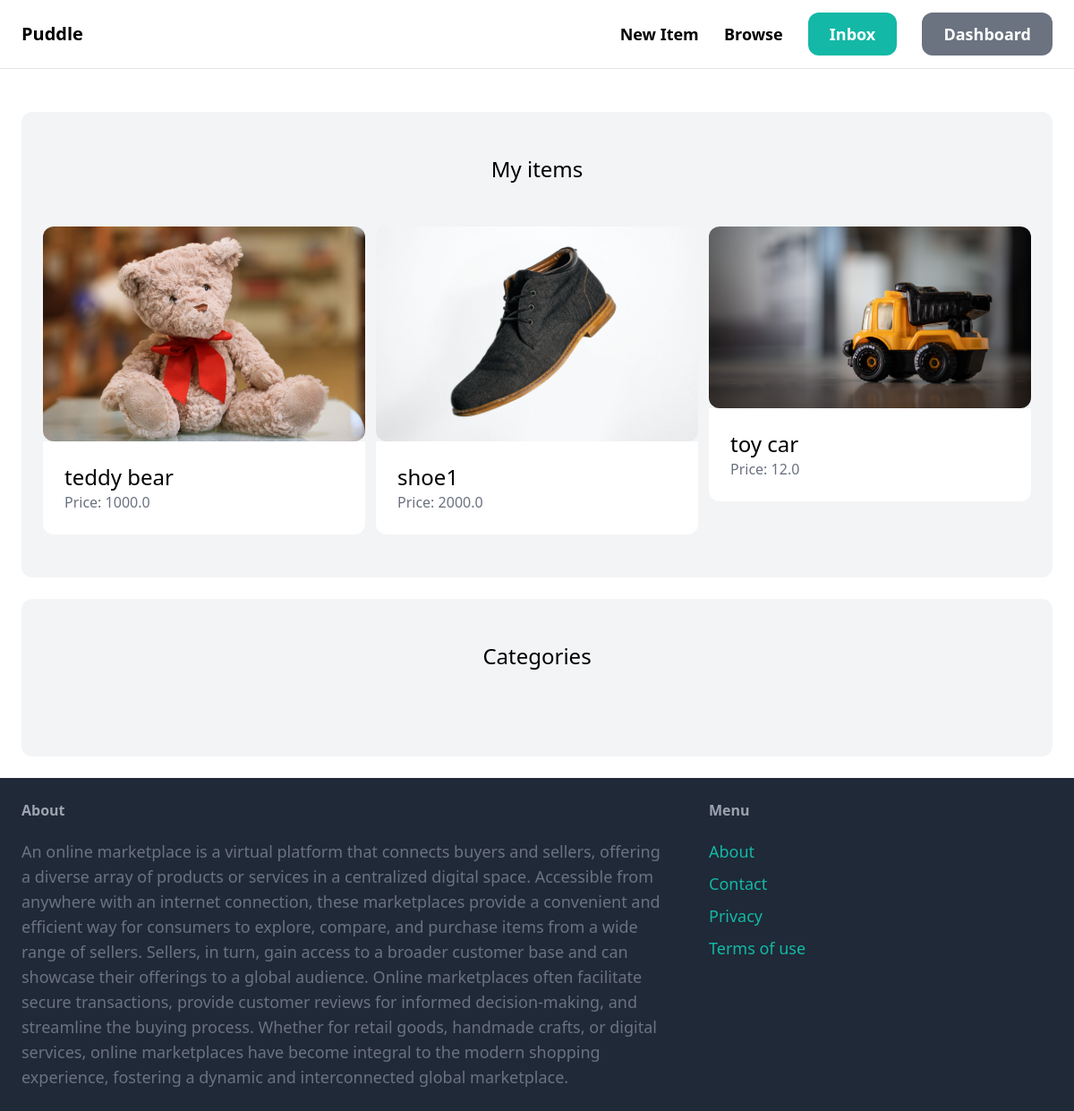
Page /dashboard/ (signed in) on the earlier database version.
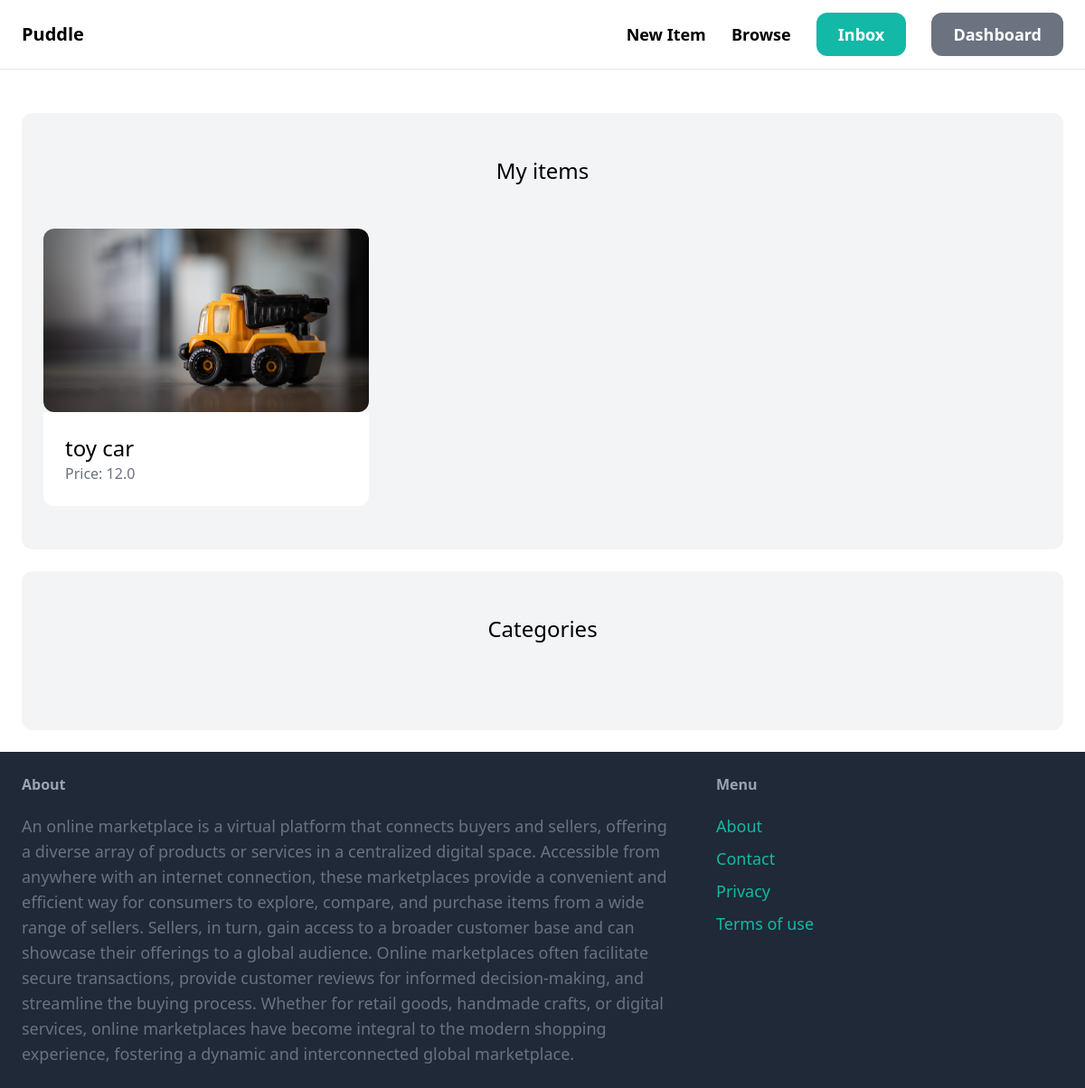
Same page on the later database version.
### item/models.py (models this page shows, shortened)
class Item(models.Model):
    category = models.ForeignKey(Category, related_name = 'items', on_delete = models.CASCADE)
    name = models.CharField(max_length=100)
    description = models.TextField(blank =True, null = True)
    price = models.FloatField()
    image = models.ImageField(upload_to='item_images', blank = True, null = True)
    is_sold = models.BooleanField(default=False)
    created_by = models.ForeignKey(User, related_name = 'items', on_delete = models.CASCADE)
    created_at = models.DateTimeField(auto_now_add = True)

### dashboard/views.py (the view)
# urls.py: path('', views.index, name = 'index'),
@login_required
def index(request):
    items = Item.objects.filter(created_by = request.user)
    return render(request, 'dashboard/index.html', {
        'items':items
    })

### dashboard/templates/dashboard/index.html (shortened to what this page needs)
{% extends 'core/base.html' %}
{% block content %}
<div class="mt-6 px-6 py-12 bg-gray-100 rounded-xl">
    <h2 class="mb-12 text-2xl text-center">My items </h2>
    <div class="grid grid-cols-3 gap-3">
        {% for item in items %}
        <div>
            <a href="{%  url 'item:detail' item.id %}">
                <div>
                    <img src="{{item.image.url}}" class="rounded-xl" alt="" srcset="">
                </div>
                <div class="p-6 bg-white rounded-b-xl">
                    <h2 class="text-2xl">{{item.name}}</h2>
                    <p class="text-gray-500">Price: {{item.price}}</p>
                </div>
            </a>
        </div>
        {% endfor%}
    </div>
</div>
<div class="mt-6 px-6 py-12 bg-gray-100 rounded-xl">
    <h2 class="mb-12 text-2xl text-center">Categories</h2>
</div>
{% endblock %}

Differences in the rows shown:
removed Item: image (picture), name "teddy bear", price "1000.0"
removed Item: image (picture), name "shoe1", price "2000.0"
